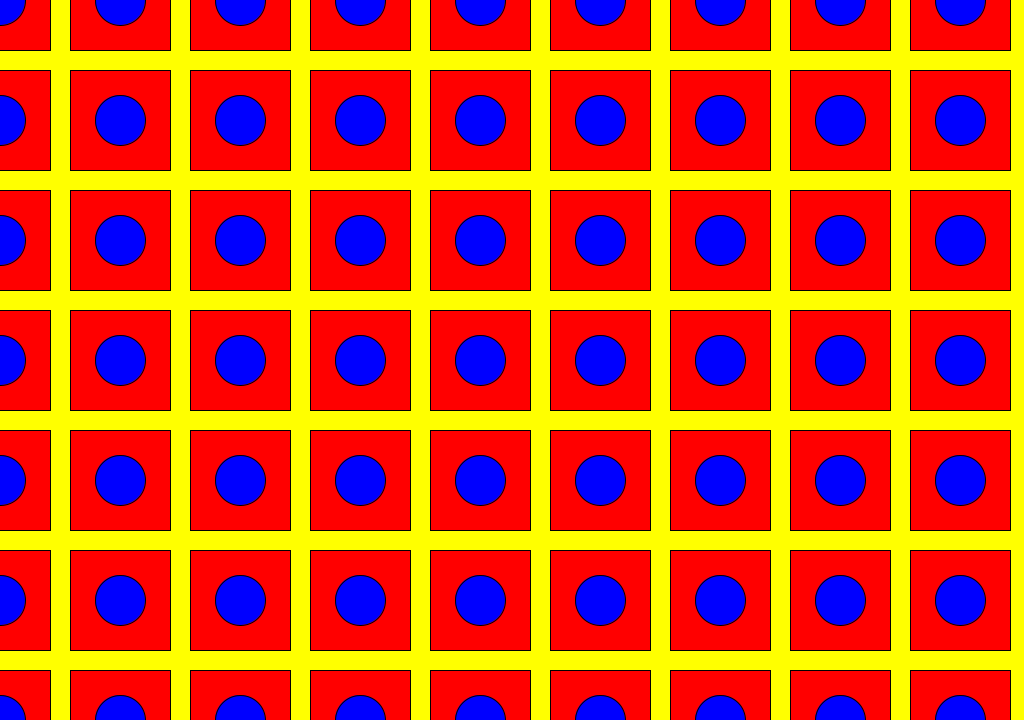
Frame 1 (no input)
Frame 60 (the mouse pressed at the canvas centre just before this capture): identical to frame 1, image omitted
Frame 120 (the mouse held since frame 60 and released just before this capture): identical to frame 1, image omitted

The Processing sketch that drew this single still picture (run headless with seeded random() and noise(); from frame 60 on, the mouse is pressed at the canvas centre):

// Processing sketch: processing_186143
// ── processing_186143.pde

void setup(){
  size(1024,720);
  background(255,255,0);
}
int a=0;
int b=0;

void draw(){
 for(int a=0;a<width;a+=60){
  for(int b=0;b<height;b+=60){
  mm(a,b);  
}
 }
}
void mm(int x,int y){
  pushMatrix();
  translate(x,y);
  rectMode(CENTER);
  fill(255,0,0);
  rect(x,y,100,100);
  fill(0,0,255);
  ellipse(x,y,50,50);
  popMatrix();
}
  
